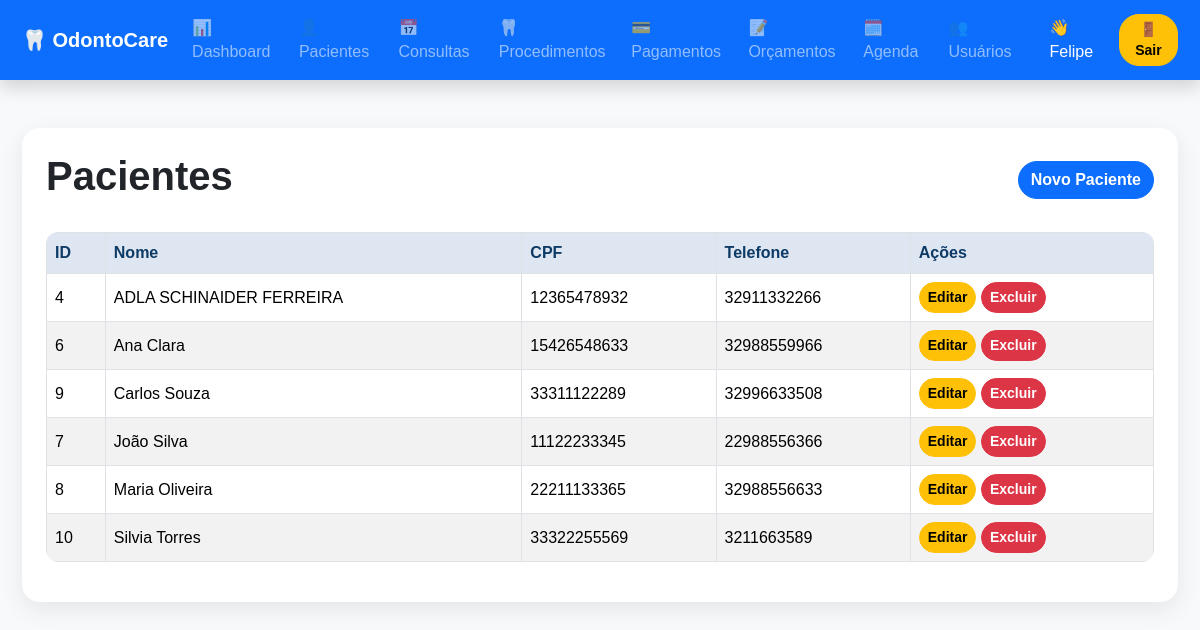
The app's page /OdontoCare-main/paciente.php (signed in) with its own data.
### tables this page shows
CREATE TABLE IF NOT EXISTS `paciente` (
  `idPaciente` int(11) NOT NULL AUTO_INCREMENT,
  `nome` varchar(200) NOT NULL,
  `cpf` varchar(14) NOT NULL,
  `telefone` varchar(20) DEFAULT NULL,
  `email` varchar(200) DEFAULT NULL,
  `cep` varchar(10) DEFAULT NULL,
  `logradouro` varchar(100) DEFAULT NULL,
  `numero` varchar(10) DEFAULT NULL,
  `bairro` varchar(60) DEFAULT NULL,
  `cidade` varchar(60) DEFAULT NULL,
  `estado` varchar(2) DEFAULT NULL,
  `dataNascimento` date DEFAULT NULL,
  `historicoOdontologico` text DEFAULT NULL,
  `alergias` text DEFAULT NULL,
  `exames` text DEFAULT NULL,
  `tratamentosAnteriores` text DEFAULT NULL,
  `prontuarioClinicoDigital` text DEFAULT NULL,
  PRIMARY KEY (`idPaciente`),
  UNIQUE KEY `cpf` (`cpf`)
);

### OdontoCare-main/permissao.php (called while the page is built, shortened)
<?php
function podeEditar()
{
    return isset($_SESSION["tipoUsuario"]) &&
    in_array(
        $_SESSION["tipoUsuario"],
        ["Administrador", "Secretaria", "Secretária"]
    );
}

### OdontoCare-main/dao/PacienteDao.php (called while the page is built, shortened)
<?php
class PacienteDao
{
    public function read()
    {
        try {
            $pdo = conexao::conectar();
            $sql = "SELECT * FROM paciente ORDER BY nome";
            $resultado = $pdo->query($sql);
            $lista = [];
            foreach ($resultado as $linha) {
                $lista[] = new Paciente(
                    $linha["idPaciente"],
                    $linha["nome"],
                    $linha["cpf"],
                    $linha["telefone"],
                    $linha["email"],
                    $linha["cep"],
                    $linha["logradouro"],
                    $linha["numero"],
                    $linha["bairro"],
                    $linha["cidade"],
                    $linha["estado"],
                    $linha["dataNascimento"],
                    $linha["historicoOdontologico"],
                    $linha["alergias"],
                    $linha["exames"],
                    $linha["tratamentosAnteriores"],
                    $linha["prontuarioClinicoDigital"]
                );
            }
            return $lista;
        } catch (PDOException $exception) {
            die("Erro ao listar pacientes: " . $exception->getMessage());
        }
    }
}

### OdontoCare-main/model/paciente.php (called while the page is built, shortened)
<?php
class Paciente
{
    public function __construct(
        $idPaciente,
        $nome,
        $cpf,
        $telefone,
        $email,
        $cep,
        $logradouro,
        $numero,
        $bairro,
        $cidade,
        $estado,
        $dataNascimento,
        $historicoOdontologico,
        $alergias,
        $exames,
        $tratamentosAnteriores,
        $prontuarioClinicoDigital
    )
    {
        $this->idPaciente = $idPaciente;
        $this->nome = $nome;
        $this->cpf = $cpf;
        $this->telefone = $telefone;
    }
    public function __get($atributo)
    {
        return $this->$atributo;
    }
}

### OdontoCare-main/paciente.php (the view, shortened to what this page needs)
<?php
include_once "permissao.php";
include_once "model/paciente.php";
include_once "dao/PacienteDao.php";
$pacienteDao = new PacienteDao();
$lista = $pacienteDao->read();
?>
<!DOCTYPE html>
<html>
<head>
    <link href="https://cdn.jsdelivr.net/npm/bootstrap@5.3.3/dist/css/bootstrap.min.css" rel="stylesheet">
    <link href="style.css" rel="stylesheet">
</head>
<body class="bg-light">
<?php include_once "navbar.php"; ?>
<div class="container mt-5">
    <div class="card shadow p-4">
        <div class="d-flex justify-content-between align-items-center mb-4">
            <h1>Pacientes</h1>
            <?php if(podeEditar()){ ?>
                <a href="formPaciente.php" class="btn btn-primary">
                    Novo Paciente
                </a>
            <?php } ?>
        </div>
        <table class="table table-striped table-bordered align-middle">
            <tr>
                <th>ID</th>
                <th>Nome</th>
                <th>CPF</th>
                <th>Telefone</th>
                <?php if(podeEditar()){ ?>
                    <th>Ações</th>
                <?php } ?>
            </tr>
            <?php foreach($lista as $paciente) { ?>
                <tr>
                    <td><?= $paciente->idPaciente ?></td>
                    <td><?= $paciente->nome ?></td>
                    <td><?= $paciente->cpf ?></td>
                    <td><?= $paciente->telefone ?></td>
                    <?php if(podeEditar()){ ?>
                        <td>
                            <a href="formPaciente.php?id=<?= $paciente->idPaciente ?>" class="btn btn-warning btn-sm">
                                Editar
                            </a>
                            <a href="controller/PacienteController.php?id=<?= $paciente->idPaciente ?>"
                               class="btn btn-danger btn-sm"
                               onclick="return confirm('Deseja realmente excluir este paciente?')">
                                Excluir
                            </a>
                        </td>
                    <?php } ?>
                </tr>
            <?php } ?>
        </table>
    </div>
</div>
</body>
</html>

### OdontoCare-main/style.css (style rules this page uses)
body { background: #f4f8fb !important; font-family: Arial, Helvetica, sans-serif; }
.container { max-width: 1180px; }
.card { border: none !important; border-radius: 18px !important; box-shadow: 0 8px 25px rgba(0, 0, 0, 0.08) !important; }
.table { background: #fff; border-radius: 12px; overflow: hidden; }
.table th { background: #eaf2ff !important; color: #0d3b66; font-weight: 700; }
.btn { border-radius: 20px; font-weight: 600; }
h1, h2, h3, h4 { font-weight: 700; }

### records on screen
paciente: idPaciente "4", nome "ADLA SCHINAIDER FERREIRA", cpf "12365478932", telefone "32911332266"
paciente: idPaciente "6", nome "Ana Clara", cpf "15426548633", telefone "32988559966"
paciente: idPaciente "9", nome "Carlos Souza", cpf "33311122289", telefone "32996633508"
paciente: idPaciente "7", nome "João Silva", cpf "11122233345", telefone "22988556366"
paciente: idPaciente "8", nome "Maria Oliveira", cpf "22211133365", telefone "32988556633"
paciente: idPaciente "10", nome "Silvia Torres", cpf "33322255569", telefone "3211663589"

### other values on screen
$_SESSION["usuario"] "Felipe"
